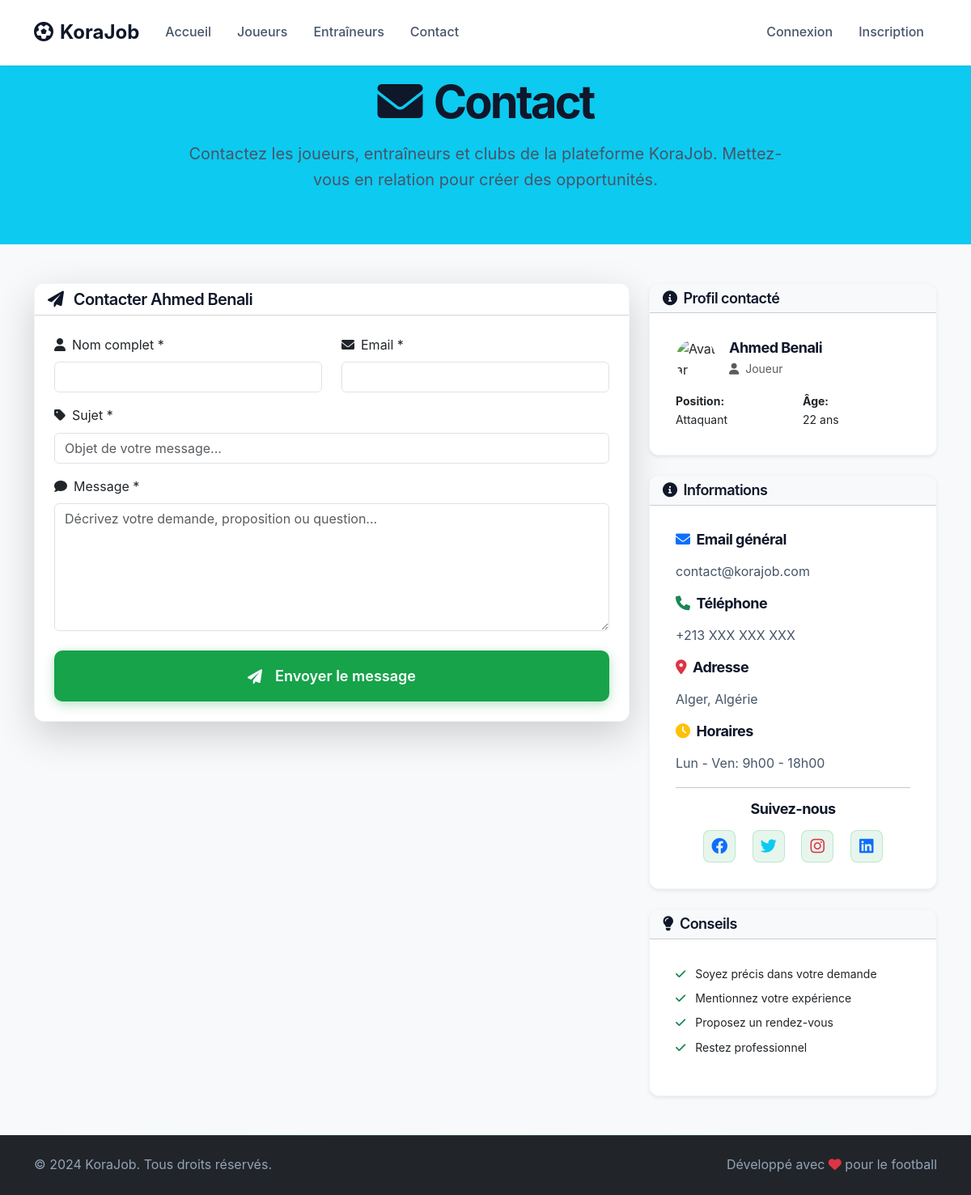
The app's page /contact.php?player_id=2 with its own data.
### tables this page shows
CREATE TABLE IF NOT EXISTS joueurs (
    id INT AUTO_INCREMENT PRIMARY KEY,
    user_id INT NOT NULL,
    age INT,
    position VARCHAR(50),
    objectif TEXT,
    wilaya VARCHAR(100),
    niveau VARCHAR(50),
    taille DECIMAL(5,2),
    poids DECIMAL(5,2),
    pied_fort ENUM('droit', 'gauche', 'ambidextre'),
    video_url VARCHAR(500),
    description TEXT,
    rating DECIMAL(3,2) DEFAULT 0.00,
    FOREIGN KEY (user_id) REFERENCES users(id) ON DELETE CASCADE
);

CREATE TABLE IF NOT EXISTS users (
    id INT AUTO_INCREMENT PRIMARY KEY,
    nom VARCHAR(100) NOT NULL,
    email VARCHAR(100) UNIQUE NOT NULL,
    password VARCHAR(255) NOT NULL,
    user_type ENUM('joueur', 'entraineur', 'club', 'admin') NOT NULL,
    status ENUM('active', 'inactive', 'pending') DEFAULT 'pending',
    created_at TIMESTAMP DEFAULT CURRENT_TIMESTAMP,
    updated_at TIMESTAMP DEFAULT CURRENT_TIMESTAMP ON UPDATE CURRENT_TIMESTAMP
);

### includes/functions.php (called while the page is built, shortened)
<?php
function getJoueurProfile($pdo, $user_id) {
    $stmt = $pdo->prepare("
        SELECT u.*, j.*
        FROM users u
        LEFT JOIN joueurs j ON u.id = j.user_id
        WHERE u.id = ? AND u.user_type = 'joueur'
    ");
    $stmt->execute([$user_id]);
    return $stmt->fetch();
}
?>

### contact.php (the view, shortened to what this page needs)
<?php
require_once 'config/database.php';
require_once 'includes/functions.php';
$player_id = isset($_GET['player_id']) ? (int)$_GET['player_id'] : null;
$entraineur_id = isset($_GET['entraineur_id']) ? (int)$_GET['entraineur_id'] : null;
$club_id = isset($_GET['club_id']) ? (int)$_GET['club_id'] : null;
$contact_user = null;
$contact_type = '';
if ($player_id) {
    $contact_user = getJoueurProfile($pdo, $player_id);
    $contact_type = 'joueur';
} elseif ($entraineur_id) {
    $contact_user = getEntraineurProfile($pdo, $entraineur_id);
    $contact_type = 'entraineur';
} elseif ($club_id) {
    $contact_user = getClubProfile($pdo, $club_id);
    $contact_type = 'club';
}
?>
<!DOCTYPE html>
<html lang="fr">
<head>
    <link href="https://cdn.jsdelivr.net/npm/bootstrap@5.3.0/dist/css/bootstrap.min.css" rel="stylesheet">
    <link href="https://cdnjs.cloudflare.com/ajax/libs/font-awesome/6.0.0/css/all.min.css" rel="stylesheet">
    <link href="assets/css/style.css" rel="stylesheet">
</head>
<body class="bg-light">
    <nav class="navbar navbar-expand-lg navbar-dark bg-primary fixed-top">
        <div class="container">
            <a class="navbar-brand fw-bold" href="index.php">
                <i class="fas fa-futbol me-2"></i>KoraJob
            </a>
            <div class="collapse navbar-collapse" id="navbarNav">
                <ul class="navbar-nav me-auto">
                    <li class="nav-item">
                        <a class="nav-link" href="index.php">Accueil</a>
                    </li>
                    <li class="nav-item">
                        <a class="nav-link" href="joueurs.php">Joueurs</a>
                    </li>
                    <li class="nav-item">
                        <a class="nav-link" href="entraineurs.php">Entraîneurs</a>
                    </li>
                    <li class="nav-item">
                        <a class="nav-link active" href="contact.php">Contact</a>
                    </li>
                </ul>
                <ul class="navbar-nav">
                    <?php if (isset($_SESSION['user_id'])): ?>
                        <li class="nav-item dropdown">
                            <a class="nav-link dropdown-toggle" href="#" role="button" data-bs-toggle="dropdown">
                                <i class="fas fa-user me-1"></i><?php echo htmlspecialchars($_SESSION['user_name']); ?>
                            </a>
                            <ul class="dropdown-menu">
                                <li><a class="dropdown-item" href="<?php echo $_SESSION['user_type']; ?>/dashboard.php">Dashboard</a></li>
                                <li><a class="dropdown-item" href="<?php echo $_SESSION['user_type']; ?>/profile.php">Profil</a></li>
                                <li><hr class="dropdown-divider"></li>
                                <li><a class="dropdown-item" href="logout.php">Déconnexion</a></li>
                            </ul>
                        </li>
                    <?php else: ?>
                        <li class="nav-item">
                            <a class="nav-link" href="login.php">Connexion</a>
                        </li>
                        <li class="nav-item">
                            <a class="nav-link" href="register.php">Inscription</a>
                        </li>
                    <?php endif; ?>
                </ul>
            </div>
        </div>
    </nav>
    <div class="bg-info text-white py-5 mt-5">
        <div class="container">
            <div class="row">
                <div class="col-lg-8 mx-auto text-center">
                    <h1 class="display-4 fw-bold mb-3">
                        <i class="fas fa-envelope me-3"></i>Contact
                    </h1>
                    <p class="lead">
                        Contactez les joueurs, entraîneurs et clubs de la plateforme KoraJob.
                        Mettez-vous en relation pour créer des opportunités.
                    </p>
                </div>
            </div>
        </div>
    </div>
    <div class="container py-5">
        <div class="row">
            <div class="col-lg-8">
                <div class="card shadow-lg">
                    <div class="card-header bg-white">
                        <h5 class="mb-0">
                            <i class="fas fa-paper-plane me-2"></i>
                            <?php if ($contact_user): ?>
                                Contacter <?php echo htmlspecialchars($contact_user['nom']); ?>
                            <?php else: ?>
                                Envoyer un message
                            <?php endif; ?>
                        </h5>
                    </div>
                    <div class="card-body p-4">
                        <form method="POST" action="">
                            <div class="row">
                                <div class="col-md-6 mb-3">
                                    <label for="name" class="form-label">
                                        <i class="fas fa-user me-2"></i>Nom complet *
                                    </label>
                                    <input type="text" class="form-control" id="name" name="name"
                                           value="<?php echo isset($_POST['name']) ? htmlspecialchars($_POST['name']) : (isset($_SESSION['user_name']) ? htmlspecialchars($_SESSION['user_name']) : ''); ?>"
                                           required>
                                </div>
                                <div class="col-md-6 mb-3">
                                    <label for="email" class="form-label">
                                        <i class="fas fa-envelope me-2"></i>Email *
                                    </label>
                                    <input type="email" class="form-control" id="email" name="email"
                                           value="<?php echo isset($_POST['email']) ? htmlspecialchars($_POST['email']) : (isset($_SESSION['user_email']) ? htmlspecialchars($_SESSION['user_email']) : ''); ?>"
                                           required>
                                </div>
                            </div>
                            <div class="mb-3">
                                <label for="subject" class="form-label">
                                    <i class="fas fa-tag me-2"></i>Sujet *
                                </label>
                                <input type="text" class="form-control" id="subject" name="subject"
                                       value="<?php echo isset($_POST['subject']) ? htmlspecialchars($_POST['subject']) : ''; ?>"
                                       placeholder="Objet de votre message..." required>
                            </div>
                            <div class="mb-4">
                                <label for="message" class="form-label">
                                    <i class="fas fa-comment me-2"></i>Message *
                                </label>
                                <textarea class="form-control" id="message" name="message" rows="6"
                                          placeholder="Décrivez votre demande, proposition ou question..." required><?php echo isset($_POST['message']) ? htmlspecialchars($_POST['message']) : ''; ?></textarea>
                            </div>
                            <div class="d-grid">
                                <button type="submit" class="btn btn-primary btn-lg">
                                    <i class="fas fa-paper-plane me-2"></i>Envoyer le message
                                </button>
                            </div>
                        </form>
                    </div>
                </div>
            </div>
            <div class="col-lg-4">
                <?php if ($contact_user): ?>
                    <div class="card shadow-sm mb-4">
                        <div class="card-header bg-light">
                            <h6 class="mb-0">
                                <i class="fas fa-info-circle me-2"></i>Profil contacté
                            </h6>
                        </div>
                        <div class="card-body">
                            <div class="d-flex align-items-center mb-3">
                                <img src="assets/images/default-avatar.jpg" alt="Avatar"
                                     class="rounded-circle me-3" width="50" height="50">
                                <div>
                                    <h6 class="mb-1 fw-bold"><?php echo htmlspecialchars($contact_user['nom']); ?></h6>
                                    <small class="text-muted">
                                        <i class="fas fa-<?php echo $contact_type === 'joueur' ? 'user' : ($contact_type === 'entraineur' ? 'whistle' : 'building'); ?> me-1"></i>
                                        <?php echo ucfirst($contact_type); ?>
                                    </small>
                                </div>
                            </div>
                            <?php if ($contact_type === 'joueur'): ?>
                                <div class="row small">
                                    <div class="col-6">
                                        <strong>Position:</strong><br>
                                        <?php echo htmlspecialchars($contact_user['position'] ?? 'Non spécifié'); ?>
                                    </div>
                                    <div class="col-6">
                                        <strong>Âge:</strong><br>
                                        <?php echo $contact_user['age'] ?? 'Non spécifié'; ?> ans
                                    </div>
                                </div>
                            <?php endif; ?>
                        </div>
                    </div>
                <?php endif; ?>
                <div class="card shadow-sm">
                    <div class="card-header bg-light">
                        <h6 class="mb-0">
                            <i class="fas fa-info-circle me-2"></i>Informations
                        </h6>
                    </div>
                    <div class="card-body">
                        <div class="mb-3">
                            <h6 class="fw-bold">
                                <i class="fas fa-envelope me-2 text-primary"></i>Email général
                            </h6>
                            <p class="mb-0">contact@korajob.com</p>
                        </div>
                        <div class="mb-3">
                            <h6 class="fw-bold">
                                <i class="fas fa-phone me-2 text-success"></i>Téléphone
                            </h6>
                            <p class="mb-0">+213 XXX XXX XXX</p>
                        </div>
                        <div class="mb-3">
                            <h6 class="fw-bold">
                                <i class="fas fa-map-marker-alt me-2 text-danger"></i>Adresse
                            </h6>
                            <p class="mb-0">Alger, Algérie</p>
                        </div>
                        <div class="mb-3">
                            <h6 class="fw-bold">
                                <i class="fas fa-clock me-2 text-warning"></i>Horaires
                            </h6>
                            <p class="mb-0">Lun - Ven: 9h00 - 18h00</p>
                        </div>
                        <hr>
                        <div class="text-center">
                            <h6 class="fw-bold mb-3">Suivez-nous</h6>
                            <div class="social-links">
                                <a href="#" class="text-primary me-3">
                                    <i class="fab fa-facebook fa-lg"></i>
                                </a>
                                <a href="#" class="text-info me-3">
                                    <i class="fab fa-twitter fa-lg"></i>
                                </a>
                                <a href="#" class="text-danger me-3">
                                    <i class="fab fa-instagram fa-lg"></i>
                                </a>
                                <a href="#" class="text-primary">
                                    <i class="fab fa-linkedin fa-lg"></i>
                                </a>
                            </div>
                        </div>
                    </div>
                </div>
                <div class="card shadow-sm mt-4">
                    <div class="card-header bg-light">
                        <h6 class="mb-0">
                            <i class="fas fa-lightbulb me-2"></i>Conseils
                        </h6>
                    </div>
                    <div class="card-body">
                        <ul class="list-unstyled small">
                            <li class="mb-2">
                                <i class="fas fa-check text-success me-2"></i>
                                Soyez précis dans votre demande
                            </li>
                            <li class="mb-2">
                                <i class="fas fa-check text-success me-2"></i>
                                Mentionnez votre expérience
                            </li>
                            <li class="mb-2">
                                <i class="fas fa-check text-success me-2"></i>
                                Proposez un rendez-vous
                            </li>
                            <li class="mb-2">
                                <i class="fas fa-check text-success me-2"></i>
                                Restez professionnel
                            </li>
                        </ul>
                    </div>
                </div>
            </div>
        </div>
    </div>
    <footer class="bg-dark text-white py-4">
        <div class="container">
            <div class="row align-items-center">
                <div class="col-md-6">
                    <p class="mb-0">&copy; 2024 KoraJob. Tous droits réservés.</p>
                </div>
                <div class="col-md-6 text-md-end">
                    <p class="mb-0">Développé avec <i class="fas fa-heart text-danger"></i> pour le football</p>
                </div>
            </div>
        </div>
    </footer>
</body>
</html>

### records on screen
joueurs: user.nom "Ahmed Benali", position "Attaquant", age "22"

### other values on screen
$contact_type "Joueur"
